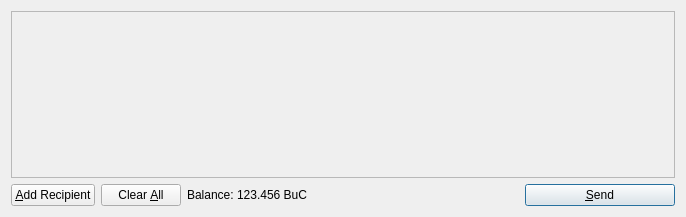
<?xml version="1.0" encoding="UTF-8"?>
<ui version="4.0">
 <class>SendCoinsDialog</class>
 <widget class="QDialog" name="SendCoinsDialog">
  <property name="geometry">
   <rect>
    <x>0</x>
    <y>0</y>
    <width>686</width>
    <height>217</height>
   </rect>
  </property>
  <property name="windowTitle">
   <string>Send Coins</string>
  </property>
  <layout class="QVBoxLayout" name="verticalLayout">
   <item>
    <widget class="QScrollArea" name="scrollArea">
     <property name="widgetResizable">
      <bool>true</bool>
     </property>
     <widget class="QWidget" name="scrollAreaWidgetContents">
      <property name="geometry">
       <rect>
        <x>0</x>
        <y>0</y>
        <width>666</width>
        <height>165</height>
       </rect>
      </property>
      <layout class="QVBoxLayout" name="verticalLayout_2">
       <property name="margin">
        <number>0</number>
       </property>
       <item>
        <layout class="QVBoxLayout" name="entries">
         <property name="spacing">
          <number>6</number>
         </property>
        </layout>
       </item>
       <item>
        <spacer name="verticalSpacer">
         <property name="orientation">
          <enum>Qt::Vertical</enum>
         </property>
         <property name="sizeHint" stdset="0">
          <size>
           <width>20</width>
           <height>40</height>
          </size>
         </property>
        </spacer>
       </item>
      </layout>
     </widget>
    </widget>
   </item>
   <item>
    <layout class="QHBoxLayout" name="horizontalLayout">
     <item>
      <widget class="QPushButton" name="addButton">
       <property name="toolTip">
        <string>Send to multiple recipients at once</string>
       </property>
       <property name="text">
        <string>&amp;Add Recipient</string>
       </property>
       <property name="icon">
        <iconset resource="../bitcoin.qrc">
         <normaloff>:/icons/add</normaloff>:/icons/add</iconset>
       </property>
       <property name="autoDefault">
        <bool>false</bool>
       </property>
      </widget>
     </item>
     <item>
      <widget class="QPushButton" name="clearButton">
       <property name="sizePolicy">
        <sizepolicy hsizetype="Minimum" vsizetype="Fixed">
         <horstretch>0</horstretch>
         <verstretch>0</verstretch>
        </sizepolicy>
       </property>
       <property name="toolTip">
        <string>Remove all transaction fields</string>
       </property>
       <property name="text">
        <string>Clear &amp;All</string>
       </property>
       <property name="icon">
        <iconset resource="../bitcoin.qrc">
         <normaloff>:/icons/remove</normaloff>:/icons/remove</iconset>
       </property>
       <property name="autoRepeatDelay">
        <number>300</number>
       </property>
       <property name="autoDefault">
        <bool>false</bool>
       </property>
      </widget>
     </item>
     <item>
      <layout class="QHBoxLayout" name="horizontalLayout_2">
       <property name="spacing">
        <number>3</number>
       </property>
       <item>
        <widget class="QLabel" name="label">
         <property name="text">
          <string>Balance:</string>
         </property>
        </widget>
       </item>
       <item>
        <widget class="QLabel" name="labelBalance">
         <property name="cursor">
          <cursorShape>IBeamCursor</cursorShape>
         </property>
         <property name="text">
          <string>123.456 BuC</string>
         </property>
         <property name="textInteractionFlags">
          <set>Qt::LinksAccessibleByMouse|Qt::TextSelectableByKeyboard|Qt::TextSelectableByMouse</set>
         </property>
        </widget>
       </item>
      </layout>
     </item>
     <item>
      <spacer name="horizontalSpacer">
       <property name="orientation">
        <enum>Qt::Horizontal</enum>
       </property>
       <property name="sizeHint" stdset="0">
        <size>
         <width>40</width>
         <height>20</height>
        </size>
       </property>
      </spacer>
     </item>
     <item>
      <widget class="QPushButton" name="sendButton">
       <property name="minimumSize">
        <size>
         <width>150</width>
         <height>0</height>
        </size>
       </property>
       <property name="toolTip">
        <string>Confirm the send action</string>
       </property>
       <property name="text">
        <string>&amp;Send</string>
       </property>
       <property name="icon">
        <iconset resource="../bitcoin.qrc">
         <normaloff>:/icons/send</normaloff>:/icons/send</iconset>
       </property>
       <property name="default">
        <bool>true</bool>
       </property>
      </widget>
     </item>
    </layout>
   </item>
  </layout>
 </widget>
 <resources>
  <include location="../bitcoin.qrc"/>
 </resources>
 <connections/>
</ui>
